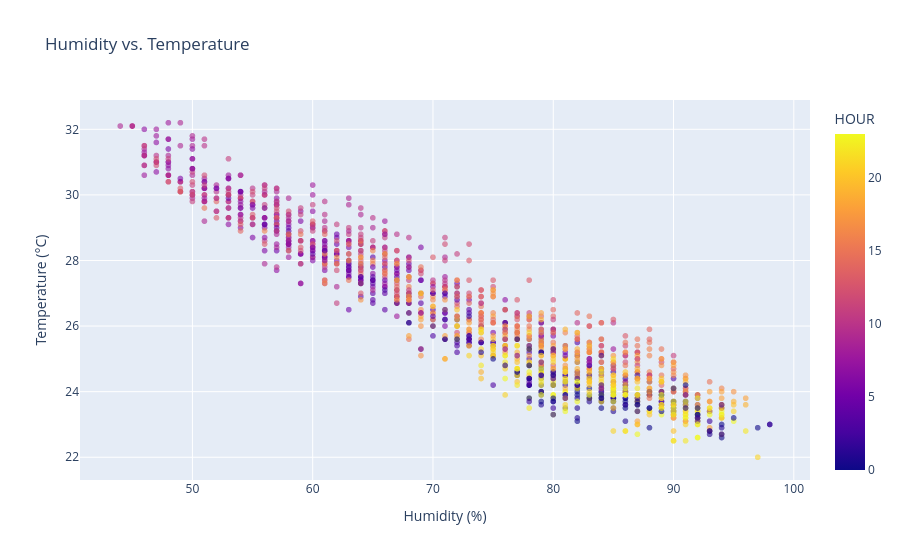

The cell this chart's notebook holds for it:
### Markdown cell above
**Plot 5 — Humidity vs. temperature.** Since humidity is one of the extra features
we're now using, this shows the relationship: temperature tends to be higher when humidity
is lower.

### Code cell
fig5 = px.scatter(plot_data, x="HUMIDITY", y=TARGET,
                  title="Humidity vs. Temperature", opacity=0.6, color="HOUR")
fig5.update_layout(xaxis_title="Humidity (%)", yaxis_title="Temperature (°C)")
fig5.show()

### Figure 1 — Plotly figure (JSON) as saved in the notebook; plotly's stock layout.template omitted (floating-point values rounded to 4 significant figures; data arrays with more than 128 entries replaced by an {"elided": "..."} marker saying what was removed)
{"data": [{"hovertemplate": "HUMIDITY=%{x}<br>TEMPERATURE=%{y}<br>HOUR=%{marker.color}<extra></extra>", "legendgroup": "", "marker": {"color": {"elided": "1461 int values"}, "coloraxis": "coloraxis", "opacity": 0.6, "symbol": "circle"}, "mode": "markers", "name": "", "showlegend": false, "type": "scattergl", "x": {"elided": "1461 int values"}, "xaxis": "x", "y": {"elided": "1461 float values"}, "yaxis": "y"}], "layout": {"coloraxis": {"colorbar": {"title": {"text": "HOUR"}}, "colorscale": [[0, "#0d0887"], [0.1111, "#46039f"], [0.2222, "#7201a8"], [0.3333, "#9c179e"], [0.4444, "#bd3786"], [0.5556, "#d8576b"], [0.6667, "#ed7953"], [0.7778, "#fb9f3a"], [0.8889, "#fdca26"], [1, "#f0f921"]]}, "legend": {"tracegroupgap": 0}, "title": {"text": "Humidity vs. Temperature"}, "xaxis": {"anchor": "y", "domain": [0, 1], "title": {"text": "Humidity (%)"}}, "yaxis": {"anchor": "x", "domain": [0, 1], "title": {"text": "Temperature (°C)"}}}}
